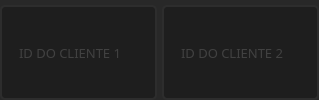
              <widget class="QFrame" name="frame_28">
               <property name="maximumSize">
                <size>
                 <width>16777215</width>
                 <height>16777215</height>
                </size>
               </property>
               <property name="styleSheet">
                <string notr="true">background-color: rgb(40, 40, 40);
border-radius: 10px;
color:rgb(200, 200, 255);</string>
               </property>
               <property name="frameShape">
                <enum>QFrame::StyledPanel</enum>
               </property>
               <property name="frameShadow">
                <enum>QFrame::Raised</enum>
               </property>
               <layout class="QHBoxLayout" name="horizontalLayout_15">
                <property name="spacing">
                 <number>5</number>
                </property>
                <property name="leftMargin">
                 <number>0</number>
                </property>
                <property name="topMargin">
                 <number>5</number>
                </property>
                <property name="rightMargin">
                 <number>0</number>
                </property>
                <property name="bottomMargin">
                 <number>0</number>
                </property>
                <item>
                 <widget class="QFrame" name="frame_45">
                  <property name="frameShape">
                   <enum>QFrame::StyledPanel</enum>
                  </property>
                  <property name="frameShadow">
                   <enum>QFrame::Raised</enum>
                  </property>
                  <layout class="QHBoxLayout" name="horizontalLayout_41">
                   <property name="spacing">
                    <number>0</number>
                   </property>
                   <property name="leftMargin">
                    <number>0</number>
                   </property>
                   <property name="topMargin">
                    <number>0</number>
                   </property>
                   <property name="rightMargin">
                    <number>0</number>
                   </property>
                   <property name="bottomMargin">
                    <number>0</number>
                   </property>
                   <item>
                    <widget class="QLineEdit" name="txt_idcli1">
                     <property name="sizePolicy">
                      <sizepolicy hsizetype="Expanding" vsizetype="Expanding">
                       <horstretch>0</horstretch>
                       <verstretch>0</verstretch>
                      </sizepolicy>
                     </property>
                     <property name="font">
                      <font>
                       <family>Quicksand</family>
                       <pointsize>10</pointsize>
                      </font>
                     </property>
                     <property name="styleSheet">
                      <string notr="true">QLineEdit{
	border: 2px solid rgb(45, 45, 45);
	border-radius: 5px;
	padding: 15px;
	background-color: rgb(30, 30, 30);
	color: rgb(100, 100, 100);
}
QLineEdit:hover{
	border: 2px solid rgb(55, 55, 55);
}
QLineEdit:focus{
	border: 2px solid rgb(255, 207, 0);
	color: rgb(200, 200, 200);
}</string>
                     </property>
                     <property name="maxLength">
                      <number>32</number>
                     </property>
                     <property name="placeholderText">
                      <string>ID DO CLIENTE 1</string>
                     </property>
                    </widget>
                   </item>
                  </layout>
                 </widget>
                </item>
                <item>
                 <widget class="QFrame" name="frame_46">
                  <property name="frameShape">
                   <enum>QFrame::StyledPanel</enum>
                  </property>
                  <property name="frameShadow">
                   <enum>QFrame::Raised</enum>
                  </property>
                  <layout class="QHBoxLayout" name="horizontalLayout_44">
                   <property name="spacing">
                    <number>0</number>
                   </property>
                   <property name="leftMargin">
                    <number>0</number>
                   </property>
                   <property name="topMargin">
                    <number>0</number>
                   </property>
                   <property name="rightMargin">
                    <number>0</number>
                   </property>
                   <property name="bottomMargin">
                    <number>0</number>
                   </property>
                   <item>
                    <widget class="QLineEdit" name="txt_idcli2">
                     <property name="sizePolicy">
                      <sizepolicy hsizetype="Expanding" vsizetype="Expanding">
                       <horstretch>0</horstretch>
                       <verstretch>0</verstretch>
                      </sizepolicy>
                     </property>
                     <property name="font">
                      <font>
                       <family>Quicksand</family>
                       <pointsize>10</pointsize>
                      </font>
                     </property>
                     <property name="styleSheet">
                      <string notr="true">QLineEdit{
	border: 2px solid rgb(45, 45, 45);
	border-radius: 5px;
	padding: 15px;
	background-color: rgb(30, 30, 30);
	color: rgb(100, 100, 100);
}
QLineEdit:hover{
	border: 2px solid rgb(55, 55, 55);
}
QLineEdit:focus{
	border: 2px solid rgb(255, 207, 0);
	color: rgb(200, 200, 200);
}</string>
                     </property>
                     <property name="maxLength">
                      <number>32</number>
                     </property>
                     <property name="placeholderText">
                      <string>ID DO CLIENTE 2</string>
                     </property>
                    </widget>
                   </item>
                  </layout>
                 </widget>
                </item>
               </layout>
              </widget>
